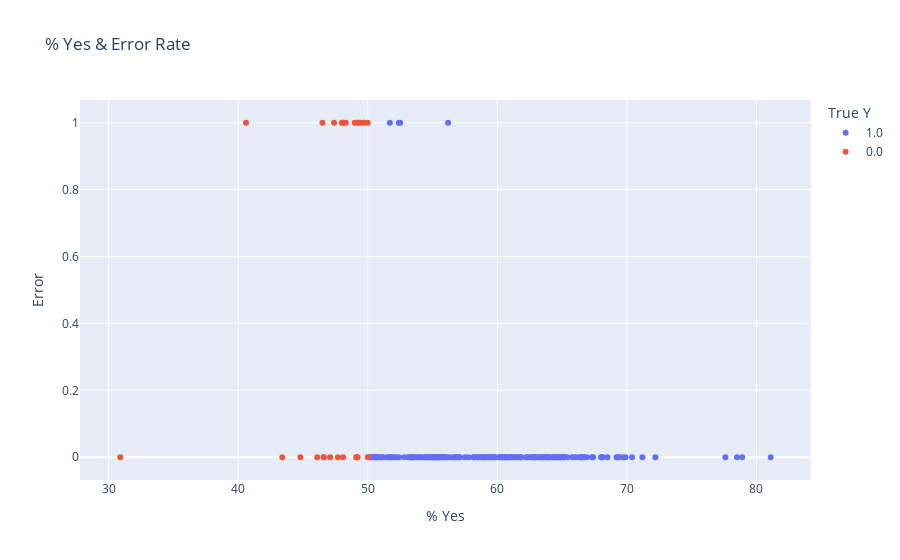

The code cell stored with this chart in its notebook:
### Code cell
# Plot % Yes & Error
plts.plot_yes_perc_error(X_test_all, y_test, y_pred_lg)

### Figure 1 — Plotly figure (JSON) as saved in the notebook; plotly's stock layout.template omitted (floating-point values rounded to 4 significant figures; data arrays with more than 128 entries replaced by an {"elided": "..."} marker saying what was removed)
{"data": [{"customdata": {"elided": "191x1 str values"}, "hovertemplate": "True Y=1.0<br>% Yes=%{x}<br>Error=%{y}<br>Municipality=%{customdata[0]}<extra></extra>", "legendgroup": "1.0", "marker": {"color": "#636efa", "symbol": "circle"}, "mode": "markers", "name": "1.0", "orientation": "v", "showlegend": true, "type": "scatter", "x": {"elided": "191 float values"}, "xaxis": "x", "y": {"elided": "191 int values"}, "yaxis": "y"}, {"customdata": [["Safiental"], ["Ziefen"], ["Maur"], ["Begnins"], ["Bätterkinden"], ["Fürstenau"], ["Apples"], ["Schelten"], ["Ittigen"], ["Muri (AG)"], ["Veyrier"], ["Schwerzenbach"], ["Lutry"], ["Genève"], ["Unterbäch"], ["Richterswil"], ["Ennetbaden"], ["Pregny-Chambésy"], ["Onsernone"], ["Bedigliora"], ["Wettswil am Albis"], ["Hedingen"], ["La Chaux-de-Fonds"], ["Carouge (GE)"], ["Mauraz"], ["Rheinfelden"]], "hovertemplate": "True Y=0.0<br>% Yes=%{x}<br>Error=%{y}<br>Municipality=%{customdata[0]}<extra></extra>", "legendgroup": "0.0", "marker": {"color": "#EF553B", "symbol": "circle"}, "mode": "markers", "name": "0.0", "orientation": "v", "showlegend": true, "type": "scatter", "x": [47.4, 48.3, 50, 49.2, 47.7, 49.2, 49.2, 48.1, 47.1, 49.4, 49, 46.6, 50, 44.8, 46.5, 48.1, 30.9, 48, 49.1, 48.1, 46.6, 46.1, 49.7, 43.4, 40.6, 49.2], "xaxis": "x", "y": [1, 1, 1, 1, 0, 1, 0, 0, 0, 1, 1, 0, 0, 0, 1, 1, 0, 1, 0, 1, 0, 0, 1, 0, 1, 0], "yaxis": "y"}], "layout": {"legend": {"title": {"text": "True Y"}, "tracegroupgap": 0}, "title": {"text": "% Yes & Error Rate"}, "xaxis": {"anchor": "y", "domain": [0, 1], "title": {"text": "% Yes"}}, "yaxis": {"anchor": "x", "domain": [0, 1], "title": {"text": "Error"}}}}
